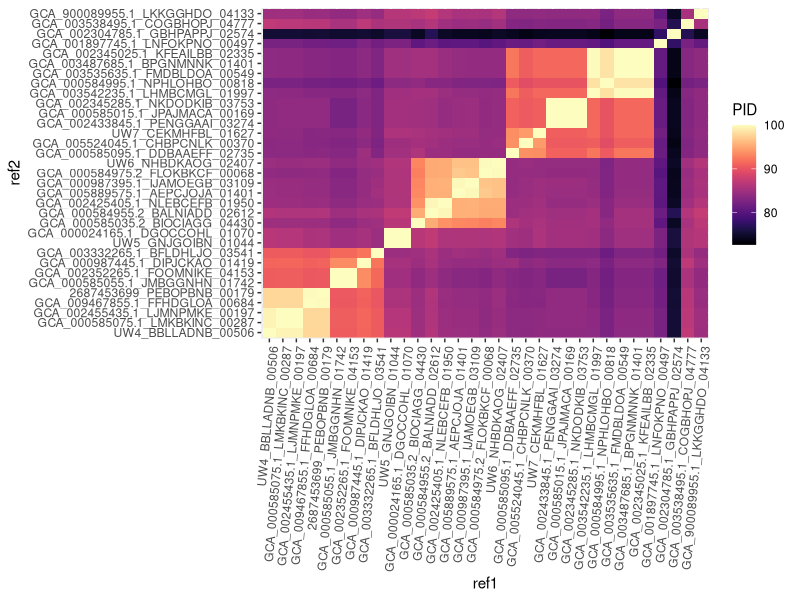

Recreate this plot in R.
library(tidyverse)
library(viridis)

# Pairwise BLAST results for ppk1 sequences from reference genomes

blast <- read.delim("results/ppk1_tree/orfs/indv_ppk1_seqs/accumulibacter-ppk1-blast-PID.tsv", header=FALSE, sep="\t")

blast_pid <- blast %>% select(V1, V2, V3)
colnames(blast_pid) <- c("ref1", "ref2", "PID")

names <- read.delim("results/ppk1_tree/orfs/indv_ppk1_seqs/ppk1-refs-list.txt", header=FALSE, sep="\t")
colnames(names) <- c("locus", "genome")
metadata <- read.csv("metadata/accumulibacter-genomes-refs-information.csv")

locus_order <- c('UW4_BBLLADNB_00506',
                 'GCA_000585075.1_LMKBKINC_00287',
                 'GCA_002455435.1_LJMNPMKE_00197',
                 'GCA_009467855.1_FFHDGLOA_00684',
                 '2687453699_PEBOPBNB_00179',
                 'GCA_000585055.1_JMBGGNHN_01742',
                 'GCA_002352265.1_FOOMNIKE_04153',
                 'GCA_000987445.1_DIPJCKAO_01419',
                 'GCA_003332265.1_BFLDHLJO_03541',
                 'UW5_GNJGOIBN_01044',
                 'GCA_000024165.1_DGOCCOHL_01070',
                 'GCA_000585035.2_BIOCIAGG_04430',
                 'GCA_000584955.2_BALNIADD_02612',
                 'GCA_002425405.1_NLEBCEFB_01950',
                 'GCA_005889575.1_AEPCJOJA_01401',
                 'GCA_000987395.1_IJAMOEGB_03109',
                 'GCA_000584975.2_FLOKBKCF_00068',
                 'UW6_NHBDKAOG_02407',
                 'GCA_000585095.1_DDBAAEFF_02735',
                 'GCA_005524045.1_CHBPCNLK_00370',
                 'UW7_CEKMHFBL_01627',
                 'GCA_002433845.1_PENGGAAI_03274',
                 'GCA_000585015.1_JPAJMACA_00169',
                 'GCA_002345285.1_NKDODKIB_03753',
                 'GCA_003542235.1_LHMBCMGL_01997',
                 'GCA_000584995.1_NPHLOHBO_00818',
                 'GCA_003535635.1_FMDBLDOA_00549',
                 'GCA_003487685.1_BPGNMNNK_01401',
                 'GCA_002345025.1_KFEAILBB_02335',
                 'GCA_001897745.1_LNFOKPNO_00497',
                 'GCA_002304785.1_GBHPAPPJ_02574',
                 'GCA_003538495.1_COGBHOPJ_04777',
                 'GCA_900089955.1_LKKGGHDO_04133')

blast_pid$ref1 <- factor(blast_pid$ref1, levels=c(locus_order))
blast_pid$ref2 <- factor(blast_pid$ref2, levels=c(locus_order))

ppk_heatmap <- blast_pid %>% ggplot(aes(x=ref1, y=ref2, fill=PID)) + geom_raster() + scale_fill_viridis(option="magma") + theme(axis.text.x= element_text(angle=85, hjust=1))

ggsave("figures/ppk_blast_PID_heatmap.png", ppk_heatmap, width=20, height=15, units=c("cm"))
